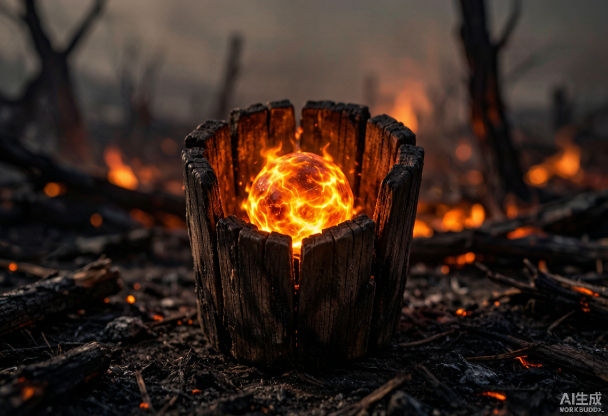
#> input picture generated-images/GRAIN_ROT_close_up_of_fragile__2026-08-10T06-58-27.png, 1216 x 832 px, given in place of Epic_samurai_action_game_key_a_2026-09-03T02-10-05.png, which was not available (shown at 1/2 size)
$ python process-article-images-20260903.py
#> lines starting #> are read from the running program, lines starting #| are printed output that depends on the picture; pictures that were not available may be replaced by others from this repository, and a replacement may not be noted
"""Process 2 article images for 2026-09-03 articles: watermark removal + crop 1408x704 + JPG"""
import os
from PIL import Image, ImageFilter

OUT = "/Users/Zhuanz/WorkBuddy/GameMetaHub/gaming-hotwords/website/public/images/games"
GEN = "/Users/Zhuanz/WorkBuddy/GameMetaHub/gaming-hotwords/website/generated-images"

MAPPINGS = [
    ("Epic_samurai_action_game_key_a_2026-09-03T02-10-05.png", "onimusha-way-of-the-sword-ss2-v20260903.jpg"),
    ("Sci_fi_military_shooter_game_s_2026-09-03T02-10-51.png", "helldivers-2-ss3-v20260903.jpg"),
]

def remove_watermark(img):
    w, h = img.size
    wm_w, wm_h = 130, 45
    wm_left, wm_top = w - wm_w, h - wm_h
    clone = img.crop((wm_left, wm_top - wm_h, wm_left + wm_w, wm_top))
    clone = clone.filter(ImageFilter.GaussianBlur(radius=2.5))
    mask = Image.new('L', (wm_w, wm_h), 255)
    px = mask.load()
    feather = 20
    for y in range(wm_h):
        for x in range(wm_w):
            alpha = min(min(y, feather), min(x, feather), min(wm_w - 1 - x, feather), min(wm_h - 1 - y, feather)) / feather
            px[x, y] = int(alpha * 255)
    img.paste(clone, (wm_left, wm_top), mask)
    return img

for src, target in MAPPINGS:
    img = Image.open(os.path.join(GEN, src))
#> img is the input picture: PIL image 1216x832 RGB; mean R, G, B 56.1, 39.3, 30.3
    print(src, img.size, img.mode)
#| Epic_samurai_action_game_key_a_2026-09-03T02-10-05.png (1216, 832) RGB
    img = remove_watermark(img)
#> in remove_watermark, `clone = img.crop((wm_left, wm_top - wm_h, wm_left + wm_w, wm_top))`:
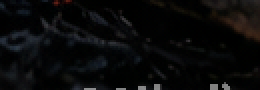
#> clone: PIL image 130x45 RGB (shown 2 times larger); mean R, G, B 9.2, 9.5, 9.8
#> in remove_watermark, `clone = clone.filter(ImageFilter.GaussianBlur(radius=2.5))`:
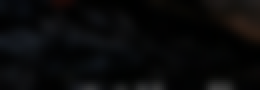
#> clone: PIL image 130x45 RGB (shown 2 times larger); mean R, G, B 9.3, 9.5, 9.9
#> in remove_watermark, `mask = Image.new('L', (wm_w, wm_h), 255)`: mask: PIL image 130x45 L; every value is 255
    # crop to 1408x704 center
    w, h = img.size
#> w = 1216; h = 832
    tr = 1408 / 704
    if w / h > tr:
        nw = int(h * tr); left = (w - nw) // 2
        img = img.crop((left, 0, left + nw, h))
    else:
        nh = int(w / tr); top = (h - nh) // 2
#> after `nh = int(w / tr)`: nh = 608
#> after `top = (h - nh) // 2`: top = 112
        img = img.crop((0, top, w, top + nh))
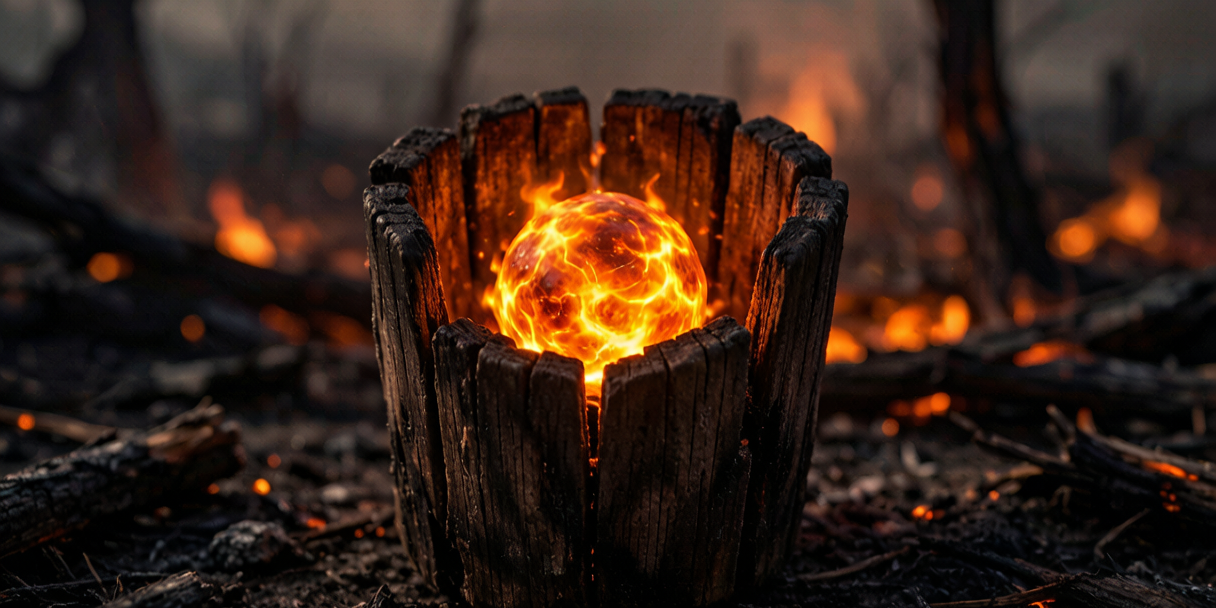
#> img: PIL image 1216x608 RGB; mean R, G, B 56.3, 35.8, 25.1
    img = img.resize((1408, 704), Image.LANCZOS)
#> img: PIL image 1408x704 RGB
    if img.mode != 'RGB':
        bg = Image.new('RGB', img.size, (255, 255, 255))
        if img.mode == 'RGBA':
            bg.paste(img, mask=img.split()[3])
        else:
            bg = img.convert('RGB')
        img = bg
    out_path = os.path.join(OUT, target)
    img.save(out_path, 'JPEG', quality=80, progressive=True)
    print("  ->", out_path, img.size, f"{os.path.getsize(out_path)/1024:.0f} KB")
#|   -> /Users/Zhuanz/WorkBuddy/GameMetaHub/gaming-hotwords/website/public/images/games/onimusha-way-of-the-sword-ss2-v20260903.jpg (1408, 704) 106 KB
    os.remove(os.path.join(GEN, src))
#> pass 2 of the loop `for src, target in MAPPINGS:`:
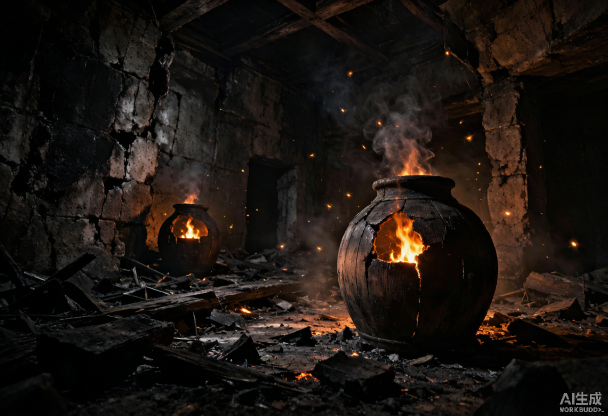
#> input picture generated-images/GRAIN_ROT_scorched_underground_2026-08-10T06-59-05.png, 1216 x 832 px, given in place of Sci_fi_military_shooter_game_s_2026-09-03T02-10-51.png, which was not available (shown at 1/2 size)
#> img is the input picture: PIL image 1216x832 RGB; mean R, G, B 27.9, 21.3, 17.2
#| Sci_fi_military_shooter_game_s_2026-09-03T02-10-51.png (1216, 832) RGB
#> in remove_watermark (call 2), `clone = img.crop((wm_left, wm_top - wm_h, wm_left + wm_w, wm_top))`:
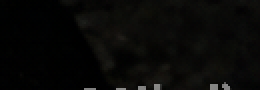
#> clone: PIL image 130x45 RGB (shown 2 times larger); mean R, G, B 8.6, 8.5, 7.2
#> `img = img.crop((0, top, w, top + nh))`:
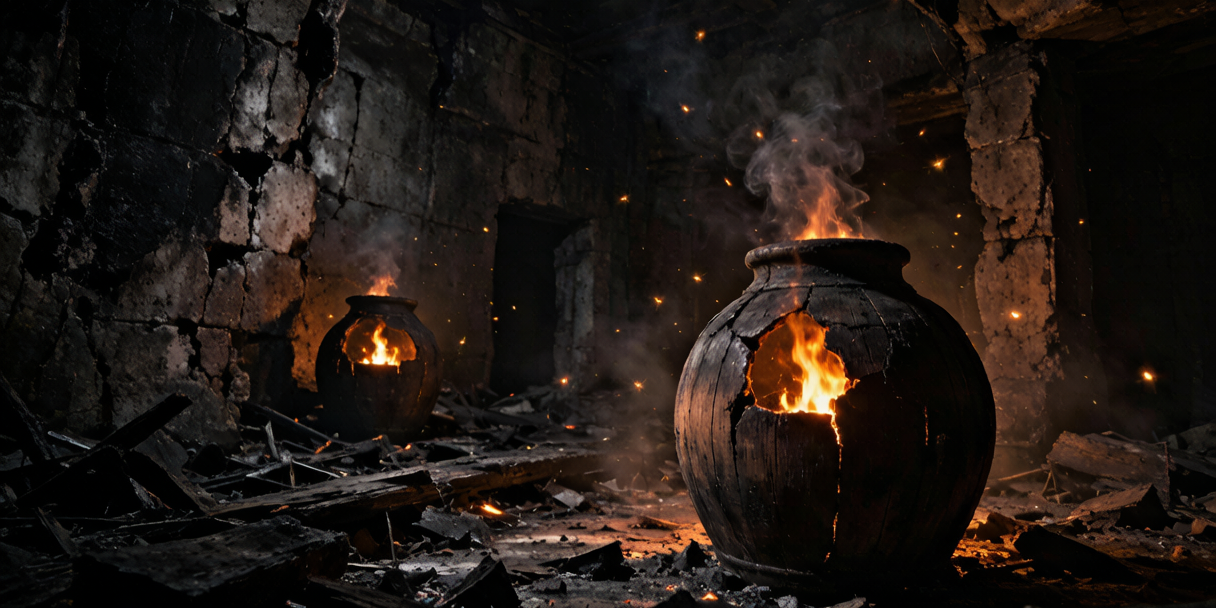
#> img: PIL image 1216x608 RGB; mean R, G, B 32.7, 24.6, 19.8
#|   -> /Users/Zhuanz/WorkBuddy/GameMetaHub/gaming-hotwords/website/public/images/games/helldivers-2-ss3-v20260903.jpg (1408, 704) 123 KB
print("Done")
